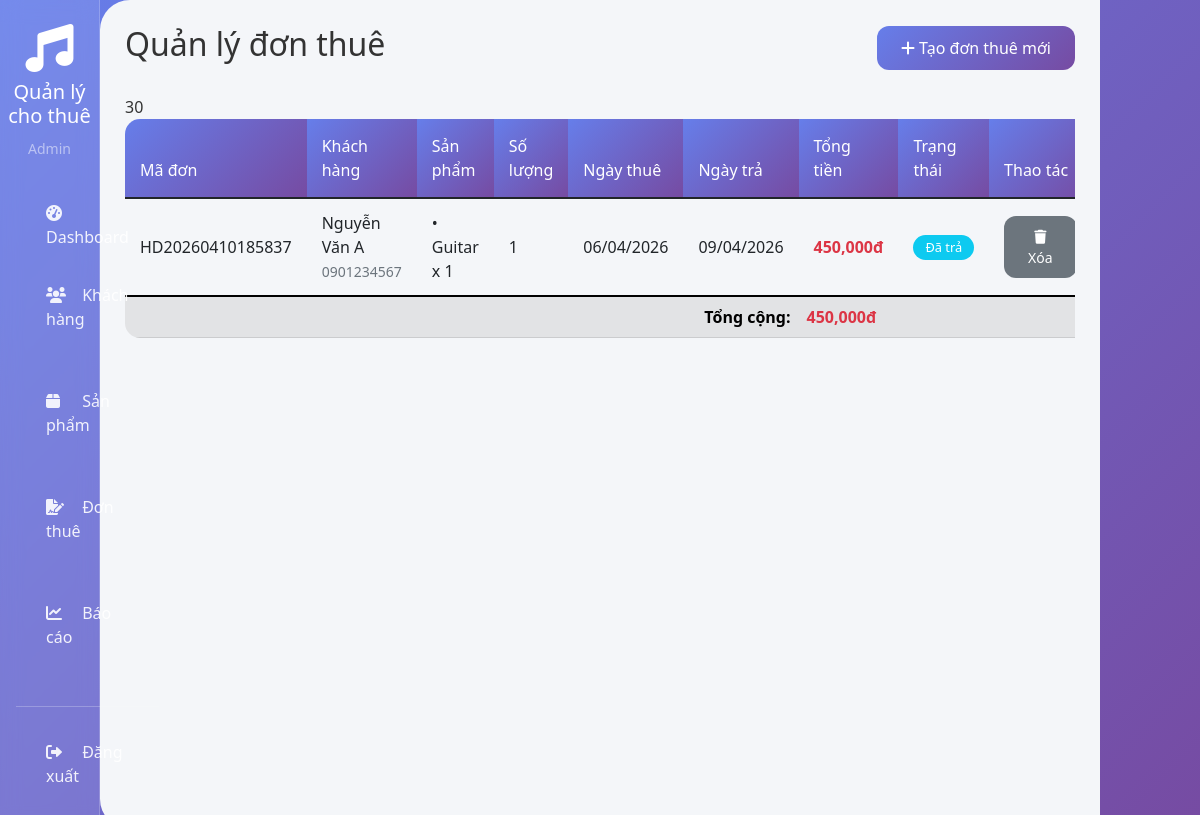
The app's page /rentals (signed in) with its own data.
### models.py (models this page shows)
class Admin(UserMixin, db.Model):
    id = db.Column(db.Integer, primary_key=True)
    username = db.Column(db.String(80), unique=True, nullable=False)
    password = db.Column(db.String(200), nullable=False)
    email = db.Column(db.String(120), nullable=True)
    fullname = db.Column(db.String(100), nullable=False)
    created_at = db.Column(db.DateTime, default=datetime.utcnow)

class Rental(db.Model):
    id = db.Column(db.Integer, primary_key=True)
    rental_code = db.Column(db.String(50), unique=True, nullable=False)
    customer_id = db.Column(db.Integer, db.ForeignKey('customer.id'), nullable=False)
    rental_date = db.Column(db.DateTime, default=datetime.utcnow)
    start_date = db.Column(db.DateTime, nullable=False)
    end_date = db.Column(db.DateTime, nullable=False)
    actual_return_date = db.Column(db.DateTime)
    status = db.Column(db.String(20), default='rented')
    notes = db.Column(db.Text)
    total_amount = db.Column(db.Float, default=0)
    details = db.relationship('RentalDetail', backref='rental', cascade='all, delete-orphan')

class Customer(db.Model):
    id = db.Column(db.Integer, primary_key=True)
    fullname = db.Column(db.String(100), nullable=False)
    phone = db.Column(db.String(20), nullable=False)
    email = db.Column(db.String(120))
    address = db.Column(db.String(200))
    id_card = db.Column(db.String(20))
    notes = db.Column(db.Text)
    created_at = db.Column(db.DateTime, default=datetime.utcnow)
    rentals = db.relationship('Rental', backref='customer', lazy=True)

class RentalDetail(db.Model):
    id = db.Column(db.Integer, primary_key=True)
    rental_id = db.Column(db.Integer, db.ForeignKey('rental.id'), nullable=False)
    product_id = db.Column(db.Integer, db.ForeignKey('product.id'), nullable=False)
    quantity = db.Column(db.Integer, default=1)
    price_per_day = db.Column(db.Float, nullable=False)
    days = db.Column(db.Integer, nullable=False)
    subtotal = db.Column(db.Float, nullable=False)
    product = db.relationship('Product', backref='rental_details')

class Product(db.Model):
    id = db.Column(db.Integer, primary_key=True)
    name = db.Column(db.String(100), nullable=False)
    category = db.Column(db.String(50), nullable=False)
    description = db.Column(db.Text)
    price_per_day = db.Column(db.Float, nullable=False)
    deposit = db.Column(db.Float, default=0)
    quantity = db.Column(db.Integer, default=1)
    available_quantity = db.Column(db.Integer, default=1)
    image_url = db.Column(db.String(200))
    status = db.Column(db.String(20), default='active')
    created_at = db.Column(db.DateTime, default=datetime.utcnow)

### app.py (the view)
@app.route('/rentals')
@login_required
def rentals():
    all_rentals = Rental.query.order_by(Rental.rental_date.desc()).all()
    return render_template('rentals.html', rentals=all_rentals)

### app.py (called while the page is built)
@login_manager.user_loader
def load_user(user_id):
    return Admin.query.get(int(user_id))

### templates/rentals.html (shortened to what this page needs)
{% extends "base.html" %}
{% block content %}
<div class="d-flex justify-content-between align-items-center mb-4">
    <h2>Quản lý đơn thuê</h2>
    <a href="{{ url_for('add_rental') }}" class="btn btn-primary">
        <i class="fas fa-plus"></i> Tạo đơn thuê mới
    </a>
</div>
<div class="table-responsive">
    <table class="table table-hover">
        <thead class="table-dark">
            <tr>
                <th>Mã đơn</th>
                <th>Khách hàng</th>
                <th>Sản phẩm</th>
                <th>Số lượng</th>
                <th>Ngày thuê</th>
                <th>Ngày trả</th>
                <th>Tổng tiền</th>
                <th>Trạng thái</th>
                <th>Thao tác</th>
            </tr>
        </thead>
        <tbody>
            {% for rental in rentals %}
            <tr>
                <td>{{ rental.rental_code }}</td>
                <td>
                    {{ rental.customer.fullname }}<br>
                    <small class="text-muted">{{ rental.customer.phone }}</small>
                </td>
                <td>
                    {% for detail in rental.details %}
                        • {{ detail.product.name }} x {{ detail.quantity }}<br>
                    {% endfor %}
                </td>
                <td>
                    {% for detail in rental.details %}
                        {{ detail.quantity }}<br>
                    {% endfor %}
                </td>
                <td>{{ rental.start_date.strftime('%d/%m/%Y') }}</td>
                <td>{{ rental.end_date.strftime('%d/%m/%Y') }}</td>
                <td>
                    <span class="fw-bold text-danger">{{ "{:,.0f}".format(rental.total_amount) }}đ</span>
                </td>
                <td>
                    {% if rental.status == 'rented' %}
                        <span class="badge bg-success">Đang thuê</span>
                    {% elif rental.status == 'returned' %}
                        <span class="badge bg-info">Đã trả</span>
                    {% elif rental.status == 'cancelled' %}
                        <span class="badge bg-danger">Đã hủy</span>
                    {% else %}
                        <span class="badge bg-secondary">{{ rental.status }}</span>
                    {% endif %}
                </td>
                <td>
                    {% if rental.status == 'returned' or rental.status == 'cancelled' %}
                        <a href="{{ url_for('delete_rental', id=rental.id) }}"
                           class="btn btn-sm btn-secondary"
                           onclick="return confirm('Xóa đơn thuê này?')">
                            <i class="fas fa-trash"></i> Xóa
                        </a>
                    {% endif %}
                 </td>
             </tr>
            {% endfor %}
        </tbody>
        <tfoot class="table-secondary">
                <th colspan="6" class="text-end">Tổng cộng:</th>
                <th class="text-danger">
                    {% set ns = namespace(total=0) %}
                    {% for rental in rentals %}
                        {% if rental.status != 'cancelled' %}
                            {% set ns.total = ns.total + (rental.total_amount|default(0)) %}
                        {% endif %}
                    {% endfor %}
                    {{ "{:,.0f}".format(ns.total) }}đ
                </th>
                <th colspan="2"></th>
        </tfoot>
    </table>
</div>
{% endblock %}

### templates/base.html (shortened to what this page needs)
<!DOCTYPE html>
<html lang="vi">
<head>
    <link href="https://cdn.jsdelivr.net/npm/bootstrap@5.1.3/dist/css/bootstrap.min.css" rel="stylesheet">
    <link rel="stylesheet" href="https://cdnjs.cloudflare.com/ajax/libs/font-awesome/6.0.0/css/all.min.css">
    <link rel="stylesheet" href="{{ url_for('static', filename='style.css') }}">
</head>
<body>
    {% if current_user.is_authenticated %}
    <div class="container-fluid p-0">
        <div class="row g-0">
            <div class="col-md-1 sidebar">
                <div class="text-center py-4">
                    <i class="fas fa-music fa-3x text-white mb-2"></i>
                    <h5 class="text-white">Quản lý cho thuê</h5>
                    <small class="text-white-50">{{ current_user.fullname }}</small>
                </div>
                <nav class="nav flex-column px-3">
                    <a class="nav-link" href="{{ url_for('dashboard') }}"><i class="fas fa-tachometer-alt"></i> Dashboard</a>
                    <a class="nav-link" href="{{ url_for('customers') }}"><i class="fas fa-users"></i> Khách hàng</a>
                    <a class="nav-link" href="{{ url_for('products') }}"><i class="fas fa-box"></i> Sản phẩm</a>
                    <a class="nav-link" href="{{ url_for('rentals') }}"><i class="fas fa-file-signature"></i> Đơn thuê</a>
                    <a class="nav-link" href="{{ url_for('reports') }}"><i class="fas fa-chart-line"></i> Báo cáo</a>
                    <hr class="bg-light my-3">
                    <a class="nav-link" href="{{ url_for('logout') }}"><i class="fas fa-sign-out-alt"></i> Đăng xuất</a>
                </nav>
            </div>
            <div class="col-md-10 main-content">
                {% block content %}{% endblock %}
            </div>
        </div>
    </div>
    {% endif %}
</body>
</html>

### static/style.css (style rules this page uses)
:root { --primary: linear-gradient(135deg, #667eea 0%, #764ba2 100%); --primary-dark: #5a67d8; --secondary: linear-gradient(135deg, #f093fb 0%, #f5576c 100%); --success: linear-gradient(135deg, #4facfe 0%, #00f2fe 100%); --warning: linear-gradient(135deg, #fa709a 0%, #fee140 100%); --danger: linear-gradient(135deg, #ff6b6b 0%, #ee5a24 100%); --dark: #2c3e50; --light: #f8f9fa; --gray: #6c757d; }
* { margin: 0; padding: 0; box-sizing: border-box; }
body { font-family: 'Segoe UI', 'Poppins', Tahoma, Geneva, Verdana, sans-serif; background: linear-gradient(135deg, #667eea 0%, #764ba2 100%); min-height: 100vh; color: #333; }
.sidebar { background: rgba(255, 255, 255, 0.1); backdrop-filter: blur(10px); border-right: 1px solid rgba(255, 255, 255, 0.2); transition: all 0.3s; }
.sidebar .nav-link { color: rgba(255, 255, 255, 0.9); padding: 12px 20px; margin: 5px 10px; border-radius: 12px; transition: all 0.3s; font-weight: 500; }
.sidebar .nav-link i { margin-right: 12px; width: 20px; }
.main-content { background: #f4f6f9; min-height: 100vh; border-radius: 30px 0 0 30px; padding: 25px; }
.btn { border-radius: 12px; padding: 10px 24px; font-weight: 500; transition: all 0.3s; border: none; }
.btn-primary { background: var(--primary); color: white; }
.table { border-radius: 15px; overflow: hidden; }
.table thead th { background: var(--primary); color: white; border: none; padding: 15px; font-weight: 500; }
.table tbody tr { transition: all 0.3s; }
.table td { padding: 12px 15px; vertical-align: middle; }
.badge { padding: 6px 12px; border-radius: 20px; font-weight: 500; font-size: 0.8rem; }

### records on screen
Admin: fullname "Admin"
Rental: rental_code "HD20260410185837", customer.fullname "Nguyễn Văn A", customer.phone "0901234567", start_date "06/04/2026", end_date "09/04/2026", total_amount "450,000", status "Đã trả"
RentalDetail: product.name "Guitar", quantity "1"

### other values on screen
{{ "{:,.0f}".format(ns.total) }} "450,000"
